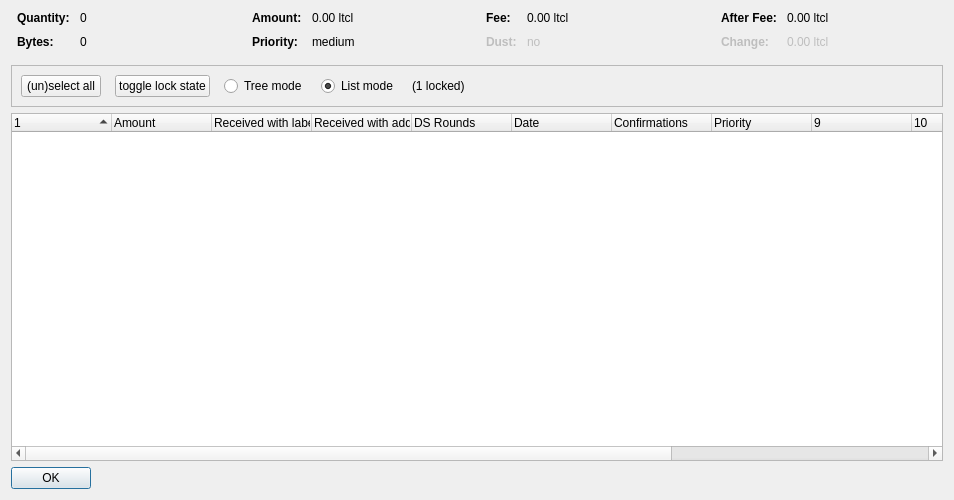
<?xml version="1.0" encoding="UTF-8"?>
<ui version="4.0">
 <class>CoinControlDialog</class>
 <widget class="QDialog" name="CoinControlDialog">
  <property name="geometry">
   <rect>
    <x>0</x>
    <y>0</y>
    <width>954</width>
    <height>500</height>
   </rect>
  </property>
  <property name="windowTitle">
   <string>Coin Selection</string>
  </property>
  <layout class="QVBoxLayout" name="verticalLayout">
   <item>
    <layout class="QHBoxLayout" name="horizontalLayoutTop" stretch="0,0,0,0">
     <property name="topMargin">
      <number>0</number>
     </property>
     <property name="bottomMargin">
      <number>10</number>
     </property>
     <item>
      <layout class="QFormLayout" name="formLayoutCoinControl1">
       <property name="horizontalSpacing">
        <number>10</number>
       </property>
       <property name="verticalSpacing">
        <number>10</number>
       </property>
       <property name="leftMargin">
        <number>6</number>
       </property>
       <property name="rightMargin">
        <number>6</number>
       </property>
       <item row="0" column="0">
        <widget class="QLabel" name="labelCoinControlQuantityText">
         <property name="font">
          <font>
           <weight>75</weight>
           <bold>true</bold>
          </font>
         </property>
         <property name="text">
          <string>Quantity:</string>
         </property>
        </widget>
       </item>
       <item row="0" column="1">
        <widget class="QLabel" name="labelCoinControlQuantity">
         <property name="cursor">
          <cursorShape>IBeamCursor</cursorShape>
         </property>
         <property name="contextMenuPolicy">
          <enum>Qt::ActionsContextMenu</enum>
         </property>
         <property name="text">
          <string notr="true">0</string>
         </property>
         <property name="textInteractionFlags">
          <set>Qt::LinksAccessibleByMouse|Qt::TextSelectableByKeyboard|Qt::TextSelectableByMouse</set>
         </property>
        </widget>
       </item>
       <item row="1" column="0">
        <widget class="QLabel" name="labelCoinControlBytesText">
         <property name="font">
          <font>
           <weight>75</weight>
           <bold>true</bold>
          </font>
         </property>
         <property name="text">
          <string>Bytes:</string>
         </property>
        </widget>
       </item>
       <item row="1" column="1">
        <widget class="QLabel" name="labelCoinControlBytes">
         <property name="cursor">
          <cursorShape>IBeamCursor</cursorShape>
         </property>
         <property name="contextMenuPolicy">
          <enum>Qt::ActionsContextMenu</enum>
         </property>
         <property name="text">
          <string notr="true">0</string>
         </property>
         <property name="textInteractionFlags">
          <set>Qt::LinksAccessibleByMouse|Qt::TextSelectableByKeyboard|Qt::TextSelectableByMouse</set>
         </property>
        </widget>
       </item>
      </layout>
     </item>
     <item>
      <layout class="QFormLayout" name="formLayoutCoinControl2">
       <property name="horizontalSpacing">
        <number>10</number>
       </property>
       <property name="verticalSpacing">
        <number>10</number>
       </property>
       <property name="leftMargin">
        <number>6</number>
       </property>
       <property name="rightMargin">
        <number>6</number>
       </property>
       <item row="0" column="0">
        <widget class="QLabel" name="labelCoinControlAmountText">
         <property name="font">
          <font>
           <weight>75</weight>
           <bold>true</bold>
          </font>
         </property>
         <property name="text">
          <string>Amount:</string>
         </property>
        </widget>
       </item>
       <item row="0" column="1">
        <widget class="QLabel" name="labelCoinControlAmount">
         <property name="cursor">
          <cursorShape>IBeamCursor</cursorShape>
         </property>
         <property name="contextMenuPolicy">
          <enum>Qt::ActionsContextMenu</enum>
         </property>
         <property name="text">
          <string notr="true">0.00 ltcl</string>
         </property>
         <property name="textInteractionFlags">
          <set>Qt::LinksAccessibleByMouse|Qt::TextSelectableByKeyboard|Qt::TextSelectableByMouse</set>
         </property>
        </widget>
       </item>
       <item row="1" column="0">
        <widget class="QLabel" name="labelCoinControlPriorityText">
         <property name="font">
          <font>
           <weight>75</weight>
           <bold>true</bold>
          </font>
         </property>
         <property name="text">
          <string>Priority:</string>
         </property>
        </widget>
       </item>
       <item row="1" column="1">
        <widget class="QLabel" name="labelCoinControlPriority">
         <property name="cursor">
          <cursorShape>IBeamCursor</cursorShape>
         </property>
         <property name="contextMenuPolicy">
          <enum>Qt::ActionsContextMenu</enum>
         </property>
         <property name="text">
          <string>medium</string>
         </property>
         <property name="textInteractionFlags">
          <set>Qt::LinksAccessibleByMouse|Qt::TextSelectableByKeyboard|Qt::TextSelectableByMouse</set>
         </property>
        </widget>
       </item>
      </layout>
     </item>
     <item>
      <layout class="QFormLayout" name="formLayoutCoinControl3">
       <property name="horizontalSpacing">
        <number>10</number>
       </property>
       <property name="verticalSpacing">
        <number>10</number>
       </property>
       <property name="leftMargin">
        <number>6</number>
       </property>
       <property name="rightMargin">
        <number>6</number>
       </property>
       <item row="0" column="0">
        <widget class="QLabel" name="labelCoinControlFeeText">
         <property name="font">
          <font>
           <weight>75</weight>
           <bold>true</bold>
          </font>
         </property>
         <property name="text">
          <string>Fee:</string>
         </property>
        </widget>
       </item>
       <item row="0" column="1">
        <widget class="QLabel" name="labelCoinControlFee">
         <property name="cursor">
          <cursorShape>IBeamCursor</cursorShape>
         </property>
         <property name="contextMenuPolicy">
          <enum>Qt::ActionsContextMenu</enum>
         </property>
         <property name="text">
          <string notr="true">0.00 ltcl</string>
         </property>
         <property name="textInteractionFlags">
          <set>Qt::LinksAccessibleByMouse|Qt::TextSelectableByKeyboard|Qt::TextSelectableByMouse</set>
         </property>
        </widget>
       </item>
       <item row="1" column="0">
        <widget class="QLabel" name="labelCoinControlLowOutputText">
         <property name="enabled">
          <bool>false</bool>
         </property>
         <property name="font">
          <font>
           <weight>75</weight>
           <bold>true</bold>
          </font>
         </property>
         <property name="text">
          <string>Dust:</string>
         </property>
        </widget>
       </item>
       <item row="1" column="1">
        <widget class="QLabel" name="labelCoinControlLowOutput">
         <property name="enabled">
          <bool>false</bool>
         </property>
         <property name="cursor">
          <cursorShape>IBeamCursor</cursorShape>
         </property>
         <property name="contextMenuPolicy">
          <enum>Qt::ActionsContextMenu</enum>
         </property>
         <property name="text">
          <string>no</string>
         </property>
         <property name="textInteractionFlags">
          <set>Qt::LinksAccessibleByMouse|Qt::TextSelectableByKeyboard|Qt::TextSelectableByMouse</set>
         </property>
        </widget>
       </item>
      </layout>
     </item>
     <item>
      <layout class="QFormLayout" name="formLayoutCoinControl4">
       <property name="horizontalSpacing">
        <number>10</number>
       </property>
       <property name="verticalSpacing">
        <number>10</number>
       </property>
       <property name="leftMargin">
        <number>6</number>
       </property>
       <property name="rightMargin">
        <number>6</number>
       </property>
       <item row="0" column="0">
        <widget class="QLabel" name="labelCoinControlAfterFeeText">
         <property name="font">
          <font>
           <weight>75</weight>
           <bold>true</bold>
          </font>
         </property>
         <property name="text">
          <string>After Fee:</string>
         </property>
        </widget>
       </item>
       <item row="0" column="1">
        <widget class="QLabel" name="labelCoinControlAfterFee">
         <property name="cursor">
          <cursorShape>IBeamCursor</cursorShape>
         </property>
         <property name="contextMenuPolicy">
          <enum>Qt::ActionsContextMenu</enum>
         </property>
         <property name="text">
          <string notr="true">0.00 ltcl</string>
         </property>
         <property name="textInteractionFlags">
          <set>Qt::LinksAccessibleByMouse|Qt::TextSelectableByKeyboard|Qt::TextSelectableByMouse</set>
         </property>
        </widget>
       </item>
       <item row="1" column="0">
        <widget class="QLabel" name="labelCoinControlChangeText">
         <property name="enabled">
          <bool>false</bool>
         </property>
         <property name="font">
          <font>
           <weight>75</weight>
           <bold>true</bold>
          </font>
         </property>
         <property name="text">
          <string>Change:</string>
         </property>
        </widget>
       </item>
       <item row="1" column="1">
        <widget class="QLabel" name="labelCoinControlChange">
         <property name="enabled">
          <bool>false</bool>
         </property>
         <property name="cursor">
          <cursorShape>IBeamCursor</cursorShape>
         </property>
         <property name="contextMenuPolicy">
          <enum>Qt::ActionsContextMenu</enum>
         </property>
         <property name="text">
          <string notr="true">0.00 ltcl</string>
         </property>
         <property name="textInteractionFlags">
          <set>Qt::LinksAccessibleByMouse|Qt::TextSelectableByKeyboard|Qt::TextSelectableByMouse</set>
         </property>
        </widget>
       </item>
      </layout>
     </item>
    </layout>
   </item>
   <item>
    <widget class="QFrame" name="frame">
     <property name="minimumSize">
      <size>
       <width>0</width>
       <height>40</height>
      </size>
     </property>
     <property name="frameShape">
      <enum>QFrame::StyledPanel</enum>
     </property>
     <property name="frameShadow">
      <enum>QFrame::Sunken</enum>
     </property>
     <layout class="QHBoxLayout" name="horizontalLayout">
      <item>
       <layout class="QHBoxLayout" name="horizontalLayoutPanel" stretch="0,0,0,0,0,0">
        <property name="spacing">
         <number>14</number>
        </property>
        <item>
         <widget class="QPushButton" name="pushButtonSelectAll">
          <property name="sizePolicy">
           <sizepolicy hsizetype="Maximum" vsizetype="Fixed">
            <horstretch>0</horstretch>
            <verstretch>0</verstretch>
           </sizepolicy>
          </property>
          <property name="text">
           <string>(un)select all</string>
          </property>
          <property name="autoDefault">
           <bool>false</bool>
          </property>
         </widget>
        </item>
        <item>
         <widget class="QPushButton" name="pushButtonToggleLock">
          <property name="sizePolicy">
           <sizepolicy hsizetype="Maximum" vsizetype="Fixed">
            <horstretch>0</horstretch>
            <verstretch>0</verstretch>
           </sizepolicy>
          </property>
          <property name="text">
           <string>toggle lock state</string>
          </property>
          <property name="autoDefault">
           <bool>false</bool>
          </property>
         </widget>
        </item>
        <item>
         <widget class="QRadioButton" name="radioTreeMode">
          <property name="sizePolicy">
           <sizepolicy hsizetype="Maximum" vsizetype="Fixed">
            <horstretch>0</horstretch>
            <verstretch>0</verstretch>
           </sizepolicy>
          </property>
          <property name="text">
           <string>Tree mode</string>
          </property>
         </widget>
        </item>
        <item>
         <widget class="QRadioButton" name="radioListMode">
          <property name="sizePolicy">
           <sizepolicy hsizetype="Maximum" vsizetype="Fixed">
            <horstretch>0</horstretch>
            <verstretch>0</verstretch>
           </sizepolicy>
          </property>
          <property name="text">
           <string>List mode</string>
          </property>
          <property name="checked">
           <bool>true</bool>
          </property>
         </widget>
        </item>
        <item>
         <widget class="QLabel" name="labelLocked">
          <property name="text">
           <string>(1 locked)</string>
          </property>
         </widget>
        </item>
        <item>
         <spacer name="horizontalSpacer">
          <property name="orientation">
           <enum>Qt::Horizontal</enum>
          </property>
          <property name="sizeHint" stdset="0">
           <size>
            <width>40</width>
            <height>20</height>
           </size>
          </property>
         </spacer>
        </item>
       </layout>
      </item>
     </layout>
    </widget>
   </item>
   <item>
    <widget class="CoinControlTreeWidget" name="treeWidget">
     <property name="contextMenuPolicy">
      <enum>Qt::CustomContextMenu</enum>
     </property>
     <property name="sortingEnabled">
      <bool>false</bool>
     </property>
     <property name="columnCount">
      <number>13</number>
     </property>
     <attribute name="headerShowSortIndicator" stdset="0">
      <bool>true</bool>
     </attribute>
     <attribute name="headerStretchLastSection">
      <bool>false</bool>
     </attribute>
     <column>
      <property name="text">
       <string/>
      </property>
     </column>
     <column>
      <property name="text">
       <string>Amount</string>
      </property>
     </column>
     <column>
      <property name="text">
       <string>Received with label</string>
      </property>
     </column>
     <column>
      <property name="text">
       <string>Received with address</string>
      </property>
     </column>
     <column>
      <property name="text">
       <string>DS Rounds</string>
      </property>
     </column>
     <column>
      <property name="text">
       <string>Date</string>
      </property>
     </column>
     <column>
      <property name="text">
       <string>Confirmations</string>
      </property>
      <property name="toolTip">
       <string>Confirmed</string>
      </property>
     </column>
     <column>
      <property name="text">
       <string>Priority</string>
      </property>
     </column>
     <column>
      <property name="text">
       <string/>
      </property>
     </column>
     <column>
      <property name="text">
       <string/>
      </property>
     </column>
     <column>
      <property name="text">
       <string/>
      </property>
     </column>
     <column>
      <property name="text">
       <string/>
      </property>
     </column>
     <column>
      <property name="text">
       <string/>
      </property>
     </column>
    </widget>
   </item>
   <item>
    <widget class="QDialogButtonBox" name="buttonBox">
     <property name="sizePolicy">
      <sizepolicy hsizetype="Maximum" vsizetype="Fixed">
       <horstretch>0</horstretch>
       <verstretch>0</verstretch>
      </sizepolicy>
     </property>
     <property name="orientation">
      <enum>Qt::Horizontal</enum>
     </property>
     <property name="standardButtons">
      <set>QDialogButtonBox::Ok</set>
     </property>
    </widget>
   </item>
  </layout>
 </widget>
 <customwidgets>
  <customwidget>
   <class>CoinControlTreeWidget</class>
   <extends>QTreeWidget</extends>
   <header>coincontroltreewidget.h</header>
  </customwidget>
 </customwidgets>
 <resources/>
 <connections/>
</ui>
